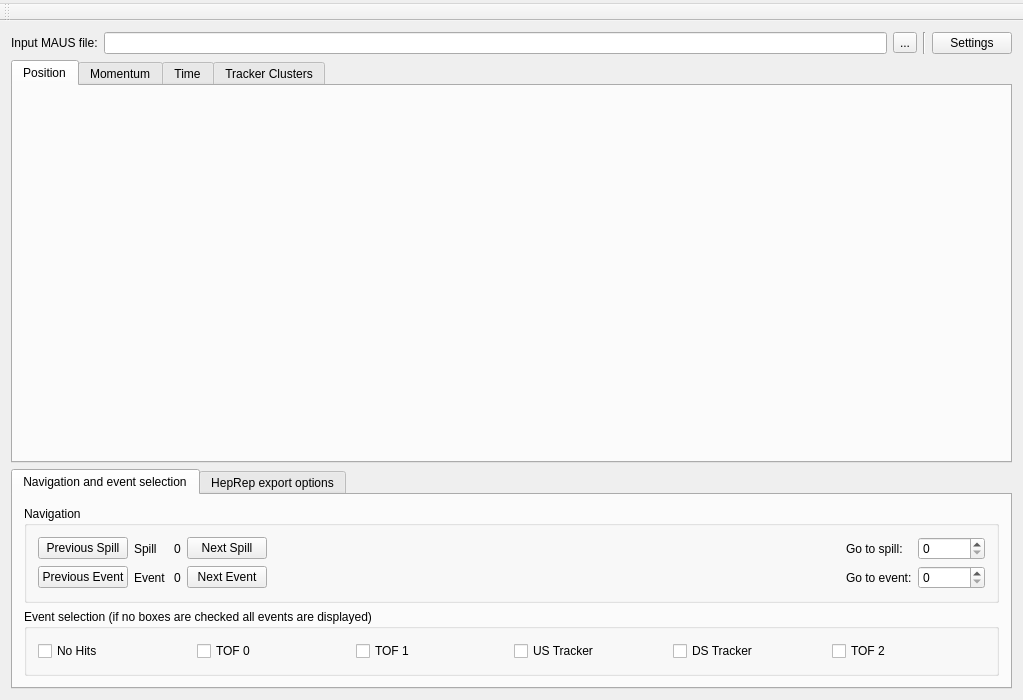
<?xml version="1.0" encoding="UTF-8"?>
<ui version="4.0">
 <class>MainWindow</class>
 <widget class="QMainWindow" name="MainWindow">
  <property name="geometry">
   <rect>
    <x>0</x>
    <y>0</y>
    <width>1023</width>
    <height>700</height>
   </rect>
  </property>
  <property name="windowTitle">
   <string>MainWindow</string>
  </property>
  <widget class="QWidget" name="centralWidget">
   <layout class="QVBoxLayout" name="verticalLayout_2">
    <item>
     <layout class="QHBoxLayout" name="horizontalLayout">
      <item>
       <widget class="QLabel" name="label">
        <property name="text">
         <string>Input MAUS file:</string>
        </property>
       </widget>
      </item>
      <item>
       <widget class="QLineEdit" name="line_inputFile">
        <property name="text">
         <string/>
        </property>
       </widget>
      </item>
      <item>
       <widget class="QToolButton" name="btn_inputFile">
        <property name="text">
         <string>...</string>
        </property>
       </widget>
      </item>
      <item>
       <widget class="Line" name="line_3">
        <property name="orientation">
         <enum>Qt::Vertical</enum>
        </property>
       </widget>
      </item>
      <item>
       <widget class="QPushButton" name="btn_settings">
        <property name="text">
         <string>Settings</string>
        </property>
       </widget>
      </item>
     </layout>
    </item>
    <item>
     <widget class="QTabWidget" name="tabs_changePlot">
      <property name="currentIndex">
       <number>0</number>
      </property>
      <widget class="QWidget" name="tab_position">
       <attribute name="title">
        <string>Position</string>
       </attribute>
       <layout class="QVBoxLayout" name="verticalLayout">
        <item>
         <widget class="QCustomPlot" name="plot_position_xz" native="true">
          <property name="sizePolicy">
           <sizepolicy hsizetype="Expanding" vsizetype="Expanding">
            <horstretch>0</horstretch>
            <verstretch>0</verstretch>
           </sizepolicy>
          </property>
         </widget>
        </item>
        <item>
         <widget class="QCustomPlot" name="plot_position_yz" native="true">
          <property name="sizePolicy">
           <sizepolicy hsizetype="Expanding" vsizetype="Expanding">
            <horstretch>0</horstretch>
            <verstretch>0</verstretch>
           </sizepolicy>
          </property>
         </widget>
        </item>
       </layout>
      </widget>
      <widget class="QWidget" name="tab_momentum">
       <attribute name="title">
        <string>Momentum</string>
       </attribute>
       <layout class="QVBoxLayout" name="verticalLayout_3">
        <item>
         <widget class="QCustomPlot" name="plot_momentum_t" native="true">
          <property name="sizePolicy">
           <sizepolicy hsizetype="Expanding" vsizetype="Expanding">
            <horstretch>0</horstretch>
            <verstretch>0</verstretch>
           </sizepolicy>
          </property>
         </widget>
        </item>
        <item>
         <widget class="QCustomPlot" name="plot_momentum_z" native="true">
          <property name="sizePolicy">
           <sizepolicy hsizetype="Expanding" vsizetype="Expanding">
            <horstretch>0</horstretch>
            <verstretch>0</verstretch>
           </sizepolicy>
          </property>
         </widget>
        </item>
       </layout>
      </widget>
      <widget class="QWidget" name="tab_time">
       <attribute name="title">
        <string>Time</string>
       </attribute>
       <layout class="QVBoxLayout" name="verticalLayout_4">
        <item>
         <widget class="QCustomPlot" name="plot_tof0_to_tof1" native="true">
          <property name="sizePolicy">
           <sizepolicy hsizetype="Expanding" vsizetype="Expanding">
            <horstretch>0</horstretch>
            <verstretch>0</verstretch>
           </sizepolicy>
          </property>
         </widget>
        </item>
        <item>
         <widget class="QCustomPlot" name="plot_tof0_to_tof2" native="true">
          <property name="sizePolicy">
           <sizepolicy hsizetype="Expanding" vsizetype="Expanding">
            <horstretch>0</horstretch>
            <verstretch>0</verstretch>
           </sizepolicy>
          </property>
         </widget>
        </item>
        <item>
         <widget class="QCustomPlot" name="plot_tof1_to_tof2" native="true">
          <property name="sizePolicy">
           <sizepolicy hsizetype="Expanding" vsizetype="Expanding">
            <horstretch>0</horstretch>
            <verstretch>0</verstretch>
           </sizepolicy>
          </property>
         </widget>
        </item>
       </layout>
      </widget>
      <widget class="QWidget" name="tab_tracker">
       <attribute name="title">
        <string>Tracker Clusters</string>
       </attribute>
       <layout class="QVBoxLayout" name="verticalLayout_5">
        <item>
         <widget class="QCustomPlot" name="plot_scifi_cluster_position_az" native="true">
          <property name="sizePolicy">
           <sizepolicy hsizetype="Expanding" vsizetype="Expanding">
            <horstretch>0</horstretch>
            <verstretch>0</verstretch>
           </sizepolicy>
          </property>
         </widget>
        </item>
       </layout>
      </widget>
     </widget>
    </item>
    <item>
     <widget class="QTabWidget" name="tabWidget">
      <property name="sizePolicy">
       <sizepolicy hsizetype="MinimumExpanding" vsizetype="Preferred">
        <horstretch>0</horstretch>
        <verstretch>0</verstretch>
       </sizepolicy>
      </property>
      <property name="minimumSize">
       <size>
        <width>600</width>
        <height>220</height>
       </size>
      </property>
      <property name="currentIndex">
       <number>0</number>
      </property>
      <widget class="QWidget" name="tab_Navigation">
       <attribute name="title">
        <string>Navigation and event selection</string>
       </attribute>
       <layout class="QGridLayout" name="gridLayout_3">
        <item row="0" column="0">
         <widget class="QGroupBox" name="gb_Navigation">
          <property name="sizePolicy">
           <sizepolicy hsizetype="Expanding" vsizetype="Preferred">
            <horstretch>0</horstretch>
            <verstretch>0</verstretch>
           </sizepolicy>
          </property>
          <property name="title">
           <string>Navigation</string>
          </property>
          <layout class="QGridLayout" name="gridLayout">
           <item row="0" column="2">
            <widget class="QLabel" name="label_spillNumber">
             <property name="text">
              <string>0</string>
             </property>
            </widget>
           </item>
           <item row="0" column="1">
            <widget class="QLabel" name="label_spill">
             <property name="text">
              <string>Spill </string>
             </property>
            </widget>
           </item>
           <item row="0" column="5">
            <widget class="QLabel" name="label_GoToSpill">
             <property name="text">
              <string>Go to spill:</string>
             </property>
            </widget>
           </item>
           <item row="0" column="6">
            <widget class="QSpinBox" name="int_goToSpill">
             <property name="maximum">
              <number>100000</number>
             </property>
            </widget>
           </item>
           <item row="1" column="0">
            <widget class="QPushButton" name="btn_previousEvent">
             <property name="text">
              <string>Previous Event</string>
             </property>
            </widget>
           </item>
           <item row="1" column="6">
            <widget class="QSpinBox" name="int_goToEvent"/>
           </item>
           <item row="0" column="0">
            <widget class="QPushButton" name="btn_previousSpill">
             <property name="text">
              <string>Previous Spill</string>
             </property>
            </widget>
           </item>
           <item row="1" column="5">
            <widget class="QLabel" name="label_GoToEvent">
             <property name="text">
              <string>Go to event:</string>
             </property>
            </widget>
           </item>
           <item row="0" column="3">
            <widget class="QPushButton" name="btn_nextSpill">
             <property name="text">
              <string>Next Spill</string>
             </property>
            </widget>
           </item>
           <item row="1" column="3">
            <widget class="QPushButton" name="btn_nextEvent">
             <property name="text">
              <string>Next Event</string>
             </property>
            </widget>
           </item>
           <item row="1" column="2">
            <widget class="QLabel" name="label_eventNumber">
             <property name="text">
              <string>0</string>
             </property>
            </widget>
           </item>
           <item row="1" column="1">
            <widget class="QLabel" name="label_event">
             <property name="text">
              <string>Event </string>
             </property>
            </widget>
           </item>
           <item row="1" column="4">
            <spacer name="horizontalSpacer_6">
             <property name="orientation">
              <enum>Qt::Horizontal</enum>
             </property>
             <property name="sizeHint" stdset="0">
              <size>
               <width>40</width>
               <height>20</height>
              </size>
             </property>
            </spacer>
           </item>
           <item row="0" column="4">
            <spacer name="horizontalSpacer_5">
             <property name="orientation">
              <enum>Qt::Horizontal</enum>
             </property>
             <property name="sizeType">
              <enum>QSizePolicy::Expanding</enum>
             </property>
             <property name="sizeHint" stdset="0">
              <size>
               <width>40</width>
               <height>20</height>
              </size>
             </property>
            </spacer>
           </item>
          </layout>
          <zorder>btn_previousSpill</zorder>
          <zorder>label_spill</zorder>
          <zorder>label_spillNumber</zorder>
          <zorder>btn_nextSpill</zorder>
          <zorder>label_GoToSpill</zorder>
          <zorder>int_goToSpill</zorder>
          <zorder>btn_previousEvent</zorder>
          <zorder>label_event</zorder>
          <zorder>label_eventNumber</zorder>
          <zorder>btn_nextEvent</zorder>
          <zorder>label_GoToEvent</zorder>
          <zorder>int_goToEvent</zorder>
         </widget>
        </item>
        <item row="1" column="0">
         <widget class="QGroupBox" name="gb_EventSelection">
          <property name="sizePolicy">
           <sizepolicy hsizetype="Expanding" vsizetype="Preferred">
            <horstretch>0</horstretch>
            <verstretch>0</verstretch>
           </sizepolicy>
          </property>
          <property name="title">
           <string>Event selection (if no boxes are checked all events are displayed)</string>
          </property>
          <layout class="QHBoxLayout" name="horizontalLayout_9">
           <item>
            <widget class="QCheckBox" name="chk_NoHits">
             <property name="text">
              <string>No Hits</string>
             </property>
            </widget>
           </item>
           <item>
            <widget class="QCheckBox" name="chk_TOF0">
             <property name="text">
              <string>TOF 0</string>
             </property>
            </widget>
           </item>
           <item>
            <widget class="QCheckBox" name="chk_TOF1">
             <property name="text">
              <string>TOF 1</string>
             </property>
            </widget>
           </item>
           <item>
            <widget class="QCheckBox" name="chk_UST">
             <property name="text">
              <string>US Tracker</string>
             </property>
            </widget>
           </item>
           <item>
            <widget class="QCheckBox" name="chk_DST">
             <property name="text">
              <string>DS Tracker</string>
             </property>
            </widget>
           </item>
           <item>
            <widget class="QCheckBox" name="chk_TOF2">
             <property name="text">
              <string>TOF 2</string>
             </property>
            </widget>
           </item>
          </layout>
         </widget>
        </item>
       </layout>
      </widget>
      <widget class="QWidget" name="tab_HeprepOptions">
       <attribute name="title">
        <string>HepRep export options</string>
       </attribute>
       <layout class="QGridLayout" name="gridLayout_4">
        <item row="0" column="0">
         <widget class="QGroupBox" name="gb_HepRepSection">
          <property name="sizePolicy">
           <sizepolicy hsizetype="Expanding" vsizetype="Preferred">
            <horstretch>0</horstretch>
            <verstretch>0</verstretch>
           </sizepolicy>
          </property>
          <property name="minimumSize">
           <size>
            <width>0</width>
            <height>0</height>
           </size>
          </property>
          <property name="title">
           <string>HepRep export options</string>
          </property>
          <layout class="QGridLayout" name="gridLayout_2">
           <item row="1" column="5" colspan="2">
            <widget class="QLineEdit" name="line_OutputDir">
             <property name="minimumSize">
              <size>
               <width>0</width>
               <height>0</height>
              </size>
             </property>
            </widget>
           </item>
           <item row="3" column="4" alignment="Qt::AlignRight">
            <widget class="QLabel" name="lbl_HeprappDir">
             <property name="text">
              <string>HepRApp directory:</string>
             </property>
             <property name="alignment">
              <set>Qt::AlignRight|Qt::AlignTrailing|Qt::AlignVCenter</set>
             </property>
            </widget>
           </item>
           <item row="2" column="0">
            <widget class="QCheckBox" name="chk_DisplayHepRApp">
             <property name="text">
              <string>Display in HepRApp</string>
             </property>
            </widget>
           </item>
           <item row="1" column="0">
            <widget class="QLabel" name="lbl_GeometryFile">
             <property name="sizePolicy">
              <sizepolicy hsizetype="Fixed" vsizetype="Preferred">
               <horstretch>0</horstretch>
               <verstretch>0</verstretch>
              </sizepolicy>
             </property>
             <property name="text">
              <string>Detector geometry file:</string>
             </property>
             <property name="alignment">
              <set>Qt::AlignLeading|Qt::AlignLeft|Qt::AlignVCenter</set>
             </property>
            </widget>
           </item>
           <item row="0" column="0">
            <widget class="QCheckBox" name="chk_HepRepExport">
             <property name="text">
              <string>Export to HepRep</string>
             </property>
            </widget>
           </item>
           <item row="3" column="10">
            <widget class="QToolButton" name="btn_HeprappDir">
             <property name="text">
              <string>...</string>
             </property>
            </widget>
           </item>
           <item row="3" column="0" alignment="Qt::AlignRight">
            <widget class="QLabel" name="lbl_JavaDir">
             <property name="sizePolicy">
              <sizepolicy hsizetype="Fixed" vsizetype="Preferred">
               <horstretch>0</horstretch>
               <verstretch>0</verstretch>
              </sizepolicy>
             </property>
             <property name="text">
              <string>Java directory (JRE home):</string>
             </property>
             <property name="alignment">
              <set>Qt::AlignLeading|Qt::AlignLeft|Qt::AlignVCenter</set>
             </property>
            </widget>
           </item>
           <item row="1" column="4" alignment="Qt::AlignRight">
            <widget class="QLabel" name="lbl_OutputDir">
             <property name="sizePolicy">
              <sizepolicy hsizetype="Fixed" vsizetype="Preferred">
               <horstretch>0</horstretch>
               <verstretch>0</verstretch>
              </sizepolicy>
             </property>
             <property name="layoutDirection">
              <enum>Qt::LeftToRight</enum>
             </property>
             <property name="text">
              <string>Output directory: </string>
             </property>
             <property name="alignment">
              <set>Qt::AlignRight|Qt::AlignTrailing|Qt::AlignVCenter</set>
             </property>
            </widget>
           </item>
           <item row="1" column="3">
            <widget class="QToolButton" name="btn_GeometryFile">
             <property name="sizePolicy">
              <sizepolicy hsizetype="Fixed" vsizetype="Fixed">
               <horstretch>0</horstretch>
               <verstretch>0</verstretch>
              </sizepolicy>
             </property>
             <property name="text">
              <string>...</string>
             </property>
            </widget>
           </item>
           <item row="1" column="1" colspan="2">
            <widget class="QLineEdit" name="line_GeometryFile">
             <property name="minimumSize">
              <size>
               <width>0</width>
               <height>0</height>
              </size>
             </property>
            </widget>
           </item>
           <item row="1" column="10">
            <widget class="QToolButton" name="btn_OutputDir">
             <property name="sizePolicy">
              <sizepolicy hsizetype="Fixed" vsizetype="Fixed">
               <horstretch>0</horstretch>
               <verstretch>0</verstretch>
              </sizepolicy>
             </property>
             <property name="text">
              <string>...</string>
             </property>
            </widget>
           </item>
           <item row="3" column="3">
            <widget class="QToolButton" name="btn_JavaDir">
             <property name="text">
              <string>...</string>
             </property>
            </widget>
           </item>
           <item row="3" column="1" colspan="2">
            <widget class="QLineEdit" name="line_JavaDir">
             <property name="minimumSize">
              <size>
               <width>0</width>
               <height>0</height>
              </size>
             </property>
            </widget>
           </item>
           <item row="3" column="5" colspan="2">
            <widget class="QLineEdit" name="line_HeprappDir">
             <property name="minimumSize">
              <size>
               <width>0</width>
               <height>0</height>
              </size>
             </property>
            </widget>
           </item>
          </layout>
         </widget>
        </item>
       </layout>
      </widget>
     </widget>
    </item>
   </layout>
  </widget>
  <widget class="QMenuBar" name="menuBar">
   <property name="geometry">
    <rect>
     <x>0</x>
     <y>0</y>
     <width>1023</width>
     <height>25</height>
    </rect>
   </property>
   <widget class="QMenu" name="menuSettings">
    <property name="title">
     <string/>
    </property>
   </widget>
   <addaction name="menuSettings"/>
  </widget>
  <widget class="QToolBar" name="mainToolBar">
   <attribute name="toolBarArea">
    <enum>TopToolBarArea</enum>
   </attribute>
   <attribute name="toolBarBreak">
    <bool>false</bool>
   </attribute>
  </widget>
 </widget>
 <layoutdefault spacing="6" margin="11"/>
 <customwidgets>
  <customwidget>
   <class>QCustomPlot</class>
   <extends>QWidget</extends>
   <header>qcustomplot.h</header>
   <container>1</container>
  </customwidget>
 </customwidgets>
 <resources/>
 <connections/>
</ui>
